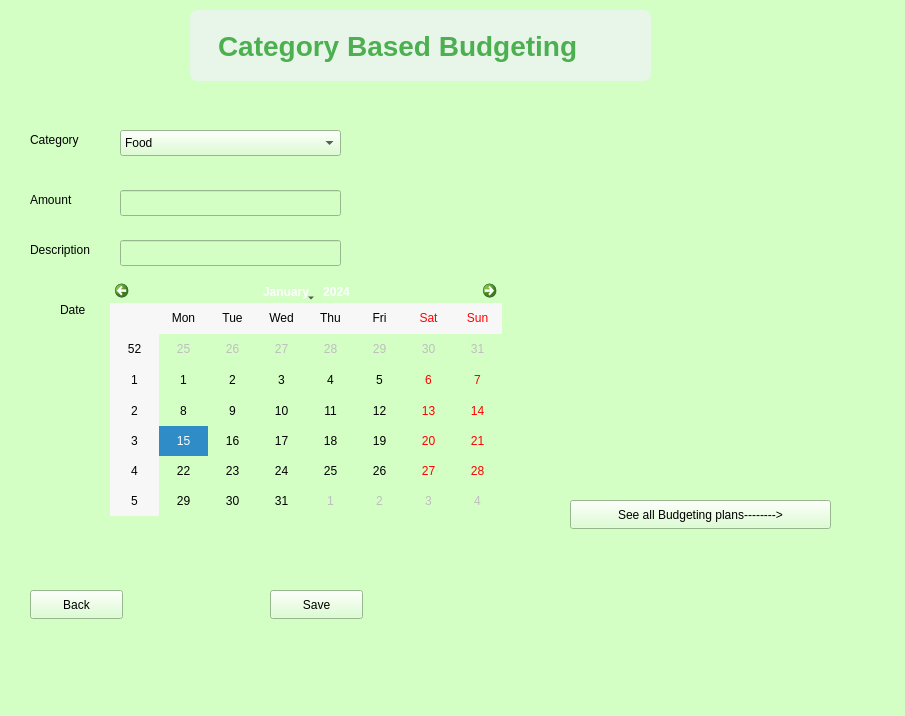
<?xml version="1.0" encoding="UTF-8"?>
<ui version="4.0">
 <class>budget</class>
 <widget class="QMainWindow" name="budget">
  <property name="geometry">
   <rect>
    <x>0</x>
    <y>0</y>
    <width>905</width>
    <height>716</height>
   </rect>
  </property>
  <property name="windowTitle">
   <string>MainWindow</string>
  </property>
  <property name="styleSheet">
   <string notr="true">background-color:#d3ffc5;   /* Mint green */</string>
  </property>
  <widget class="QWidget" name="centralwidget">
   <widget class="QLabel" name="label">
    <property name="geometry">
     <rect>
      <x>190</x>
      <y>10</y>
      <width>461</width>
      <height>71</height>
     </rect>
    </property>
    <property name="styleSheet">
     <string notr="true">QLabel {
    font-size: 28px;            /* Larger font size for emphasis */
    color: #4CAF50;             /* Green color for a fresh look */
    font-weight: bold;          /* Make the text bold */
    padding: 10px 20px;         /* Add padding around the text */
    background-color: #e8f5e9;  /* Light green background to match the color scheme */
    border-radius: 8px;         /* Rounded corners */
    text-align: center;         /* Center-align the text */
}
</string>
    </property>
    <property name="text">
     <string>Category Based Budgeting</string>
    </property>
   </widget>
   <widget class="QLabel" name="label_2">
    <property name="geometry">
     <rect>
      <x>30</x>
      <y>130</y>
      <width>63</width>
      <height>20</height>
     </rect>
    </property>
    <property name="text">
     <string>Category</string>
    </property>
   </widget>
   <widget class="QLabel" name="label_3">
    <property name="geometry">
     <rect>
      <x>30</x>
      <y>190</y>
      <width>63</width>
      <height>20</height>
     </rect>
    </property>
    <property name="text">
     <string>Amount</string>
    </property>
   </widget>
   <widget class="QComboBox" name="comboBox">
    <property name="geometry">
     <rect>
      <x>120</x>
      <y>130</y>
      <width>221</width>
      <height>26</height>
     </rect>
    </property>
    <item>
     <property name="text">
      <string>Food</string>
     </property>
    </item>
    <item>
     <property name="text">
      <string>Buy educational things</string>
     </property>
    </item>
    <item>
     <property name="text">
      <string>Entertainment</string>
     </property>
    </item>
    <item>
     <property name="text">
      <string>Univercity fee</string>
     </property>
    </item>
    <item>
     <property name="text">
      <string>Mobile</string>
     </property>
    </item>
    <item>
     <property name="text">
      <string>Trip</string>
     </property>
    </item>
    <item>
     <property name="text">
      <string>Others</string>
     </property>
    </item>
   </widget>
   <widget class="QLineEdit" name="lineEdit">
    <property name="geometry">
     <rect>
      <x>120</x>
      <y>190</y>
      <width>221</width>
      <height>26</height>
     </rect>
    </property>
   </widget>
   <widget class="QPushButton" name="Back">
    <property name="geometry">
     <rect>
      <x>30</x>
      <y>590</y>
      <width>93</width>
      <height>29</height>
     </rect>
    </property>
    <property name="text">
     <string>Back</string>
    </property>
   </widget>
   <widget class="QPushButton" name="Save">
    <property name="geometry">
     <rect>
      <x>270</x>
      <y>590</y>
      <width>93</width>
      <height>29</height>
     </rect>
    </property>
    <property name="text">
     <string>Save</string>
    </property>
   </widget>
   <widget class="QLabel" name="label_4">
    <property name="geometry">
     <rect>
      <x>30</x>
      <y>240</y>
      <width>81</width>
      <height>20</height>
     </rect>
    </property>
    <property name="text">
     <string>Description</string>
    </property>
   </widget>
   <widget class="QLineEdit" name="lineEdit_2">
    <property name="geometry">
     <rect>
      <x>120</x>
      <y>240</y>
      <width>221</width>
      <height>26</height>
     </rect>
    </property>
   </widget>
   <widget class="QPushButton" name="AllBudgetPlan">
    <property name="geometry">
     <rect>
      <x>570</x>
      <y>500</y>
      <width>261</width>
      <height>29</height>
     </rect>
    </property>
    <property name="text">
     <string>See all Budgeting plans--------&gt;</string>
    </property>
   </widget>
   <widget class="QLabel" name="label_5">
    <property name="geometry">
     <rect>
      <x>60</x>
      <y>300</y>
      <width>41</width>
      <height>20</height>
     </rect>
    </property>
    <property name="text">
     <string>Date</string>
    </property>
   </widget>
   <widget class="QCalendarWidget" name="calendarWidget">
    <property name="geometry">
     <rect>
      <x>110</x>
      <y>280</y>
      <width>392</width>
      <height>236</height>
     </rect>
    </property>
   </widget>
  </widget>
  <widget class="QMenuBar" name="menubar">
   <property name="geometry">
    <rect>
     <x>0</x>
     <y>0</y>
     <width>905</width>
     <height>26</height>
    </rect>
   </property>
  </widget>
  <widget class="QStatusBar" name="statusbar"/>
 </widget>
 <resources/>
 <connections/>
</ui>
